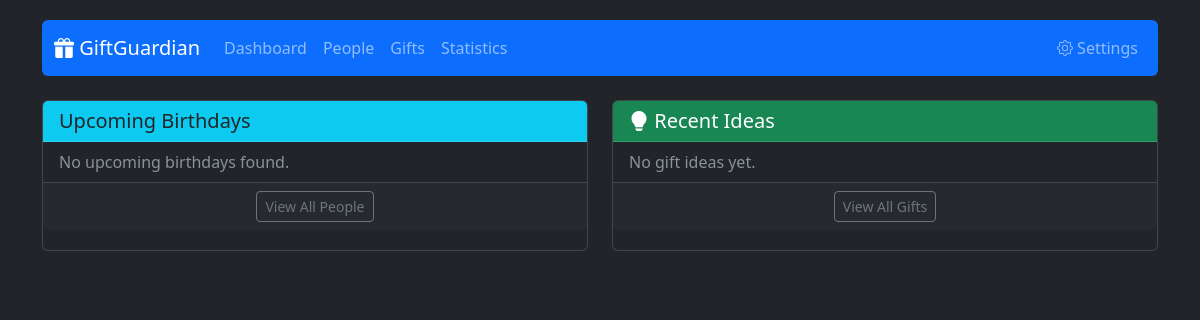
Before: / with the older database file.
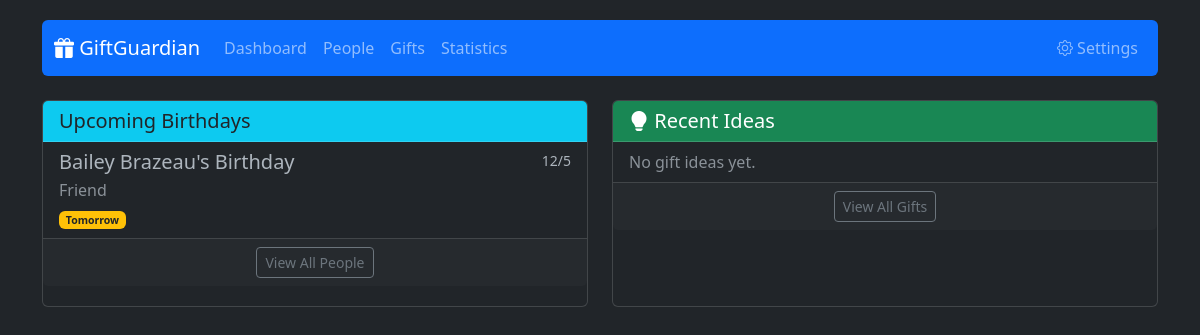
After: the same page with the newer database file.
### app/models.py (models this page shows)
class Relation(db.Model):
    id = db.Column(db.Integer, primary_key=True)
    name = db.Column(db.String(50), unique=True, nullable=False)
    people = db.relationship('Person', backref='relation', lazy=True)

### app/routes.py (the view, shortened to what this page needs)
@main.route('/')
def index():
    today = datetime.date.today()
    people = Person.query.all()
    upcoming_events = []
    for person in people:
        try:
            bday_this_year = datetime.date(today.year, person.birthday_month, person.birthday_day)
        except ValueError:
            bday_this_year = datetime.date(today.year, 3, 1)
        if bday_this_year < today:
            try:
                bday_next_year = datetime.date(today.year + 1, person.birthday_month, person.birthday_day)
            except ValueError:
                bday_next_year = datetime.date(today.year + 1, 3, 1)
            next_date = bday_next_year
        else:
            next_date = bday_this_year
        days_until = (next_date - today).days
        upcoming_events.append({
            'name': f"{person.name}'s Birthday",
            'date': next_date,
            'days_until': days_until,
            'type': 'Birthday',
            'person': person
        })
    upcoming_events.sort(key=lambda x: x['days_until'])
    recent_gifts = Gift.query.order_by(Gift.id.desc()).limit(5).all()
    return render_template('dashboard.html', upcoming_birthdays=upcoming_events[:5], recent_gifts=recent_gifts)

### app/templates/dashboard.html (shortened to what this page needs)
{% extends 'base.html' %}
{% block content %}
<div class="row">
    <div class="col-md-6 mb-4">
        <div class="card h-100">
            <div class="card-header bg-info text-dark">
                <h5 class="card-title mb-0"> Upcoming Birthdays</h5>
            </div>
            <div class="list-group list-group-flush">
                {% for event in upcoming_birthdays %}
                <div class="list-group-item">
                    <div class="d-flex w-100 justify-content-between">
                        <h5 class="mb-1">{{ event.name }}</h5>
                        <small>{{ event.date.month }}/{{ event.date.day }}</small>
                    </div>
                    <p class="mb-1 text-muted">{{ event.person.relation.name if event.person.relation else 'Relation N/A' }}</p>
                    <small>
                        {% if event.days_until == 0 %}
                        <span class="badge bg-danger">Today!</span>
                        {% elif event.days_until == 1 %}
                        <span class="badge bg-warning text-dark">Tomorrow</span>
                        {% else %}
                        In {{ event.days_until }} days
                        {% endif %}
                    </small>
                </div>
                {% else %}
                <div class="list-group-item text-muted">No upcoming birthdays found.</div>
                {% endfor %}
            </div>
             <div class="card-footer text-center">
                 <a href="{{ url_for('main.people_list') }}" class="btn btn-sm btn-outline-secondary">View All People</a>
            </div>
        </div>
    </div>
    <div class="col-md-6 mb-4">
        <div class="card h-100">
            <div class="card-header bg-success text-white">
                <h5 class="card-title mb-0"><i class="bi bi-lightbulb-fill"></i> Recent Ideas</h5>
            </div>
            <div class="list-group list-group-flush">
                {% for gift in recent_gifts %}
                <a href="{{ url_for('main.edit_gift', id=gift.id) }}" class="list-group-item list-group-item-action">
                    <div class="d-flex w-100 justify-content-between">
                        <h5 class="mb-1">{{ gift.item_name }}</h5>
                        <small>${{ "%.2f"|format(gift.price|default(0, true)) }}</small>
                    </div>
                    <p class="mb-1">For: {{ gift.person.name }}</p>
                    <small class="text-muted">Added: {{ gift.status }}</small>
                </a>
                {% else %}
                 <div class="list-group-item text-muted">No gift ideas yet.</div>
                {% endfor %}
            </div>
             <div class="card-footer text-center">
                 <a href="{{ url_for('main.gifts_list') }}" class="btn btn-sm btn-outline-secondary">View All Gifts</a>
            </div>
        </div>
    </div>
</div>
{% endblock %}

Changed rows visible on the page:
added Relation: person.relation "Friend"
Other visible differences:
new list line: "Bailey Brazeau's Birthday 12 / 5 Tomorrow"
text no longer shown: "No upcoming birthdays found."
